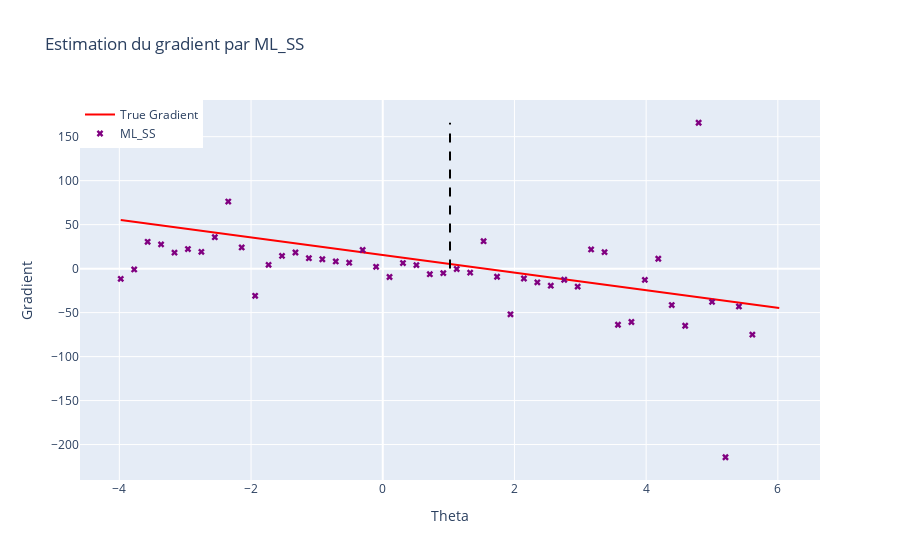

The notebook cell this image was saved under:
### Markdown cell above
On va désormais s'intéresser à l'estimation de $\nabla_{\theta} l(\theta)$ par notre estimateur ML-SS. L'objectif étant de voir à quel point cet estimateur nous permettra, par la suite, d'approximer $\theta^*$ à l'aide d'une descente de gradient. 

De la même façon,

### Code cell
Code.plot_gradient(r, x, noised_A, noised_b, theta_true, n_simulations, 'ML_SS', k_IWAE)

### Figure 1 — Plotly figure (JSON) as saved in the notebook; plotly's stock layout.template omitted (floating-point values rounded to 4 significant figures)
{"data": [{"line": {"color": "red"}, "mode": "lines", "name": "True Gradient", "type": "scatter", "x": [-3.979, -3.775, -3.571, -3.366, -3.162, -2.958, -2.754, -2.55, -2.346, -2.142, -1.938, -1.734, -1.53, -1.326, -1.122, -0.9175, -0.7134, -0.5093, -0.3052, -0.1011, 0.1029, 0.307, 0.5111, 0.7152, 0.9193, 1.123, 1.327, 1.532, 1.736, 1.94, 2.144, 2.348, 2.552, 2.756, 2.96, 3.164, 3.368, 3.572, 3.776, 3.98, 4.185, 4.389, 4.593, 4.797, 5.001, 5.205, 5.409, 5.613, 5.817, 6.021], "y": [55.31, 53.27, 51.23, 49.19, 47.15, 45.1, 43.06, 41.02, 38.98, 36.94, 34.9, 32.86, 30.82, 28.78, 26.74, 24.7, 22.66, 20.61, 18.57, 16.53, 14.49, 12.45, 10.41, 8.37, 6.329, 4.288, 2.247, 0.2064, -1.834, -3.875, -5.916, -7.957, -9.998, -12.04, -14.08, -16.12, -18.16, -20.2, -22.24, -24.28, -26.32, -28.37, -30.41, -32.45, -34.49, -36.53, -38.57, -40.61, -42.65, -44.69]}, {"marker": {"color": "purple", "symbol": "x"}, "mode": "markers", "name": "ML_SS", "type": "scatter", "x": [-3.979, -3.775, -3.571, -3.366, -3.162, -2.958, -2.754, -2.55, -2.346, -2.142, -1.938, -1.734, -1.53, -1.326, -1.122, -0.9175, -0.7134, -0.5093, -0.3052, -0.1011, 0.1029, 0.307, 0.5111, 0.7152, 0.9193, 1.123, 1.327, 1.532, 1.736, 1.94, 2.144, 2.348, 2.552, 2.756, 2.96, 3.164, 3.368, 3.572, 3.776, 3.98, 4.185, 4.389, 4.593, 4.797, 5.001, 5.205, 5.409, 5.613, 5.817, 6.021], "y": [-11.59, -0.9223, 30.5, 27.57, 18.18, 22.26, 19.1, 35.74, 76.26, 24.05, -30.9, 4.277, 14.48, 18.34, 11.87, 10.68, 8.16, 6.747, 21.18, 2.096, -9.533, 6.351, 4.04, -6.329, -5.115, -0.4119, -4.543, 31.21, -9.214, -51.89, -11.21, -15.58, -19.4, -12.62, -20.44, 21.83, 18.76, -63.79, -60.7, -12.83, 11.26, -41.38, -64.95, 165.8, -37.81, -214.4, -42.99, -75.07, null, null]}], "layout": {"legend": {"font": {"size": 12}, "traceorder": "normal", "x": 0, "y": 1}, "shapes": [{"line": {"color": "black", "dash": "dash", "width": 2}, "name": "theta=1.021303469581473", "type": "line", "x0": 1.021, "x1": 1.021, "y0": null, "y1": 165.8}], "showlegend": true, "title": {"text": "Estimation du gradient par ML_SS"}, "xaxis": {"title": {"text": "Theta"}}, "yaxis": {"title": {"text": "Gradient"}}}}
